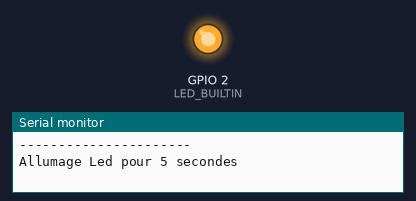
Recording of a sketch running on a simulated ESP32. Parts: output pins drawn as LEDs (lit = HIGH), the last lines printed to the serial monitor. At 5.1 s the program puts the board to deep sleep or switches it off; the recording ends there.

Above: at 0.1 s.
At 5.05 s:
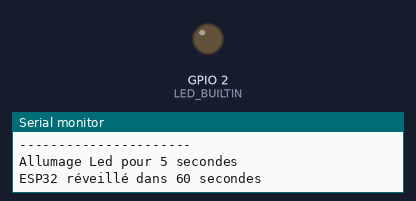
Timing chart, 0 to 5.1 s (numbered marks = the images above):
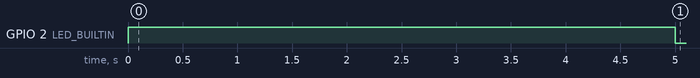

The sketch:

test_ESP32_CuriousInfo.ino
```cpp
/*
Script de test ARE Moorev-Timer-Caméra hibernation ESP32 : Allume la led intégré pendant 5 secondes toutes les 60 secondes

Test réalisé avec un Adafruit HUZZAH32 - ESP32 Feather
*/

#define uS_TO_S_FACTOR 1000000
#define TIME_TO_SLEEP  60

void setup(){
  Serial.begin(115200);
  pinMode(LED_BUILTIN, OUTPUT);

  Serial.println("----------------------");
  Serial.println("Allumage Led pour 5 secondes");
  digitalWrite(LED_BUILTIN, HIGH);   // turn the LED on (HIGH is the voltage level)
  delay(5000);                       // wait for a second
  digitalWrite(LED_BUILTIN, LOW);    // turn the LED off by making the voltage LOW


   //Configuration du timer
   esp_sleep_enable_timer_wakeup(TIME_TO_SLEEP * uS_TO_S_FACTOR);
   Serial.println("ESP32 réveillé dans " + String(TIME_TO_SLEEP) + " secondes");

   delay(100); //Pour être sur que le texte à fini de s'afficher

   esp_deep_sleep_start();
}

void loop(){}
```

Measured:
- by itself, GPIO 2 (LED_BUILTIN): LOW → HIGH at 0.00 s, → LOW 5.0 s later
